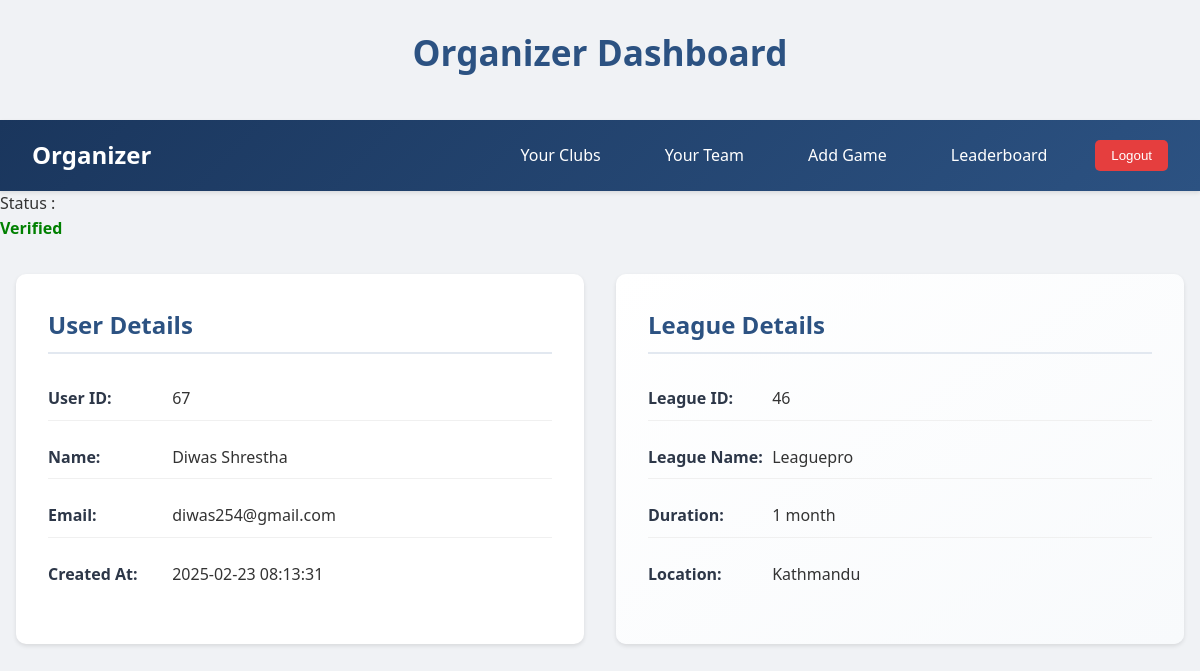
Screenshot of /pages/org_dashboard.php (signed in) with the database file from the repository.
### tables this page shows
CREATE TABLE `user` (
  `userId` int(11) NOT NULL,
  `name` varchar(100) NOT NULL,
  `email` varchar(100) NOT NULL,
  `password` varchar(255) NOT NULL,
  `created_at` timestamp NOT NULL DEFAULT current_timestamp(),
  `status` enum('pending','approved','denied') DEFAULT 'pending'
);

CREATE TABLE `league` (
  `league_id` int(11) NOT NULL,
  `league_name` varchar(100) DEFAULT NULL,
  `userId` int(11) NOT NULL,
  `start_date` int(11) DEFAULT NULL,
  `end_date` int(11) DEFAULT NULL,
  `status` varchar(20) DEFAULT 'pending',
  `duration` int(11) NOT NULL,
  `max_teams` int(11) NOT NULL,
  `location` varchar(50) DEFAULT NULL
);

### pages/org_dashboard.php (the view, shortened to what this page needs)
<?php
require 'db_connection.php';
$userId = $_SESSION['userId'];
$stmt = $conn->prepare("SELECT userId, name, email, created_at, status FROM user WHERE userId = ?");
$stmt->bind_param("i", $userId);
$stmt->execute();
$result = $stmt->get_result();
if ($result->num_rows > 0) {
    $user = $result->fetch_assoc();
} else {
    session_destroy();
    header("Location: login.php");
    exit();
}
$league_stmt = $conn->prepare("SELECT league_id, league_name, duration, location FROM league WHERE userId = ?");
$league_stmt->bind_param("i", $userId);
$league_stmt->execute();
$league_result = $league_stmt->get_result();
$league = $league_result->fetch_assoc();
?>
<!DOCTYPE html>
<html lang="en">
<head>
    <link rel="stylesheet" href="../assests/css/dashboardstyle.css">
</head>
<body>
    <h1>Organizer Dashboard</h1>
    <nav class="navbar">
        <a href="org_dashboard.php" class="logo">Organizer</a>
        <ul id="nav-links">
        <li><a href="club.php">Your Clubs</a></li>
            <li><a href="team.php">Your Team</a></li>
            <li><a href="add_game.php">Add Game</a></li>
            <li><a href="leaderboard.php">Leaderboard</a></li>
            <li>
                <form action="logout.php" method="post" style="display:inline;">
                    <button type="submit" class="logout-btn">Logout</button>
                </form>
            </li>
        </ul>
    </nav>
<?php if (isset($_SESSION['status'])): ?>
    <?php if ($_SESSION['status'] === 'approved'): ?>
      <p>Status : </p>  <p style="color: green; font-weight: bold;">Verified</p>
    <?php else: ?>
        <p style="color: red; font-weight: bold;">Your account is pending approval.</p>
    <?php endif; ?>
<?php endif; ?>
    <div class="details-container">
        <div class="details-section">
            <h2>User Details</h2>
            <p><strong>User ID:</strong> <?php echo htmlspecialchars($user['userId']); ?></p>
            <p><strong>Name:</strong> <?php echo htmlspecialchars($user['name']); ?></p>
            <p><strong>Email:</strong> <?php echo htmlspecialchars($user['email']); ?></p>
            <p><strong>Created At:</strong> <?php echo htmlspecialchars($user['created_at']); ?></p>
        </div>
        <div class="details-section league-details">
            <h2>League Details</h2>
            <?php if ($league): ?>
            <p><strong>League ID:</strong> <?php echo htmlspecialchars($league['league_id']); ?></p>
            <p><strong>League Name:</strong> <?php echo htmlspecialchars($league['league_name']); ?></p>
            <p><strong>Duration:</strong> <?php echo htmlspecialchars($league['duration']); ?> month</p>
            <p><strong>Location:</strong> <?php echo htmlspecialchars($league['location']); ?></p>
            <?php else: ?>
            <p>No league details available.</p>
            <?php endif; ?>
        </div>
    </div>
</body>
</html>

### assests/css/dashboardstyle.css (style rules this page uses)
* { margin: 0; padding: 0; box-sizing: border-box; }
body { font-family: 'Segoe UI', Tahoma, Geneva, Verdana, sans-serif; background-color: #f0f2f5; color: #333; line-height: 1.6; }
h1 { text-align: center; color: #2c5282; padding: 1.5rem; font-size: 2.2rem; margin-bottom: 1rem; }
.navbar { background: linear-gradient(135deg, #1a365d 0%, #2c5282 100%); padding: 1rem 2rem; display: flex; justify-content: space-between; align-items: center; position: sticky; top: 0; z-index: 1000; box-shadow: 0 2px 4px rgba(0, 0, 0, 0.1); }
.navbar .logo { color: white; text-decoration: none; font-size: 1.5rem; font-weight: bold; }
#nav-links { display: flex; list-style: none; gap: 2rem; align-items: center; }
#nav-links li a { color: white; text-decoration: none; padding: 0.5rem 1rem; border-radius: 5px; transition: all 0.3s ease; }
.logout-btn { background-color: #e53e3e; color: white; border: none; padding: 0.5rem 1rem; border-radius: 5px; cursor: pointer; transition: all 0.3s ease; }
.details-container { max-width: 1200px; margin: 2rem auto; padding: 0 1rem; display: grid; grid-template-columns: repeat(auto-fit, minmax(300px, 1fr)); gap: 2rem; }
.details-section { background: white; padding: 2rem; border-radius: 10px; box-shadow: 0 2px 4px rgba(0, 0, 0, 0.1); transition: transform 0.3s ease; }
.details-section h2 { color: #2c5282; margin-bottom: 1.5rem; padding-bottom: 0.5rem; border-bottom: 2px solid #e2e8f0; }
.details-section p { margin-bottom: 1rem; padding: 0.5rem 0; border-bottom: 1px solid #f0f0f0; }
.details-section p:last-child { border-bottom: none; }
.details-section strong { color: #2d3748; min-width: 120px; display: inline-block; }
.league-details { background: linear-gradient(to bottom right, #ffffff, #f8fafc); }
.details-section { animation: fadeIn 0.5s ease-out; }

### rows the page displays
user: userId "67", name "Diwas Shrestha", email "diwas254@gmail.com", created_at "2025-02-23 08:13:31"
league: league_id "46", league_name "Leaguepro", duration "1", location "Kathmandu"
